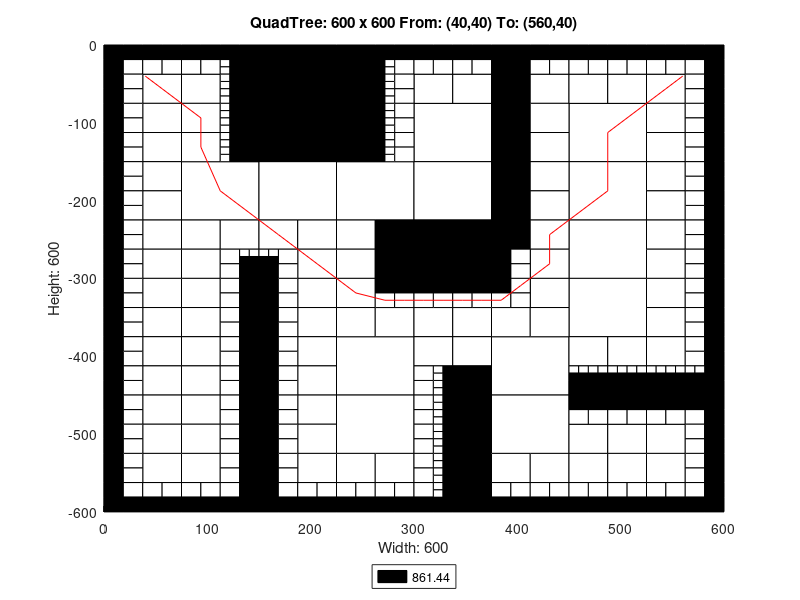

Here is the MATLAB script that generated this plot:
axis([0 600 -600 0]);
title('QuadTree: 600 x 600 From: (40,40) To: (560,40)');
xlabel('Width: 600');
ylabel('Height: 600');
rectangle('Position',[150 -75 75 75], 'FaceColor',[0 0 0]);
rectangle('Position',[150 -150 75 75], 'FaceColor',[0 0 0]);
rectangle('Position',[75 -225 75 75], 'FaceColor',[1 1 1]);
rectangle('Position',[150 -225 75 75], 'FaceColor',[1 1 1]);
rectangle('Position',[225 -225 75 75], 'FaceColor',[1 1 1]);
rectangle('Position',[300 -150 75 75], 'FaceColor',[1 1 1]);
rectangle('Position',[450 -150 75 75], 'FaceColor',[1 1 1]);
rectangle('Position',[300 -225 75 75], 'FaceColor',[1 1 1]);
rectangle('Position',[300 -300 75 75], 'FaceColor',[0 0 0]);
rectangle('Position',[450 -225 75 75], 'FaceColor',[1 1 1]);
rectangle('Position',[450 -300 75 75], 'FaceColor',[1 1 1]);
rectangle('Position',[225 -450 75 75], 'FaceColor',[1 1 1]);
rectangle('Position',[225 -525 75 75], 'FaceColor',[1 1 1]);
rectangle('Position',[375 -450 75 75], 'FaceColor',[1 1 1]);
rectangle('Position',[450 -375 75 75], 'FaceColor',[1 1 1]);
rectangle('Position',[375 -525 75 75], 'FaceColor',[1 1 1]);
rectangle('Position',[37.5 -75 37.5 37.5], 'FaceColor',[1 1 1]);
rectangle('Position',[75 -75 37.5 37.5], 'FaceColor',[1 1 1]);
rectangle('Position',[37.5 -112.5 37.5 37.5], 'FaceColor',[1 1 1]);
rectangle('Position',[37.5 -150 37.5 37.5], 'FaceColor',[1 1 1]);
rectangle('Position',[75 -112.5 37.5 37.5], 'FaceColor',[1 1 1]);
rectangle('Position',[75 -150 37.5 37.5], 'FaceColor',[1 1 1]);
rectangle('Position',[225 -37.5 37.5 37.5], 'FaceColor',[0 0 0]);
rectangle('Position',[225 -75 37.5 37.5], 'FaceColor',[0 0 0]);
rectangle('Position',[225 -112.5 37.5 37.5], 'FaceColor',[0 0 0]);
rectangle('Position',[225 -150 37.5 37.5], 'FaceColor',[0 0 0]);
rectangle('Position',[37.5 -187.5 37.5 37.5], 'FaceColor',[1 1 1]);
rectangle('Position',[37.5 -225 37.5 37.5], 'FaceColor',[1 1 1]);
rectangle('Position',[37.5 -262.5 37.5 37.5], 'FaceColor',[1 1 1]);
rectangle('Position',[37.5 -300 37.5 37.5], 'FaceColor',[1 1 1]);
rectangle('Position',[75 -262.5 37.5 37.5], 'FaceColor',[1 1 1]);
rectangle('Position',[112.5 -262.5 37.5 37.5], 'FaceColor',[1 1 1]);
rectangle('Position',[75 -300 37.5 37.5], 'FaceColor',[1 1 1]);
rectangle('Position',[150 -262.5 37.5 37.5], 'FaceColor',[1 1 1]);
rectangle('Position',[187.5 -262.5 37.5 37.5], 'FaceColor',[1 1 1]);
rectangle('Position',[187.5 -300 37.5 37.5], 'FaceColor',[1 1 1]);
rectangle('Position',[225 -262.5 37.5 37.5], 'FaceColor',[1 1 1]);
rectangle('Position',[262.5 -262.5 37.5 37.5], 'FaceColor',[0 0 0]);
rectangle('Position',[225 -300 37.5 37.5], 'FaceColor',[1 1 1]);
rectangle('Position',[262.5 -300 37.5 37.5], 'FaceColor',[0 0 0]);
rectangle('Position',[300 -75 37.5 37.5], 'FaceColor',[1 1 1]);
rectangle('Position',[337.5 -75 37.5 37.5], 'FaceColor',[1 1 1]);
rectangle('Position',[375 -37.5 37.5 37.5], 'FaceColor',[0 0 0]);
rectangle('Position',[375 -75 37.5 37.5], 'FaceColor',[0 0 0]);
rectangle('Position',[412.5 -75 37.5 37.5], 'FaceColor',[1 1 1]);
rectangle('Position',[375 -112.5 37.5 37.5], 'FaceColor',[0 0 0]);
rectangle('Position',[412.5 -112.5 37.5 37.5], 'FaceColor',[1 1 1]);
rectangle('Position',[375 -150 37.5 37.5], 'FaceColor',[0 0 0]);
rectangle('Position',[412.5 -150 37.5 37.5], 'FaceColor',[1 1 1]);
rectangle('Position',[450 -75 37.5 37.5], 'FaceColor',[1 1 1]);
rectangle('Position',[487.5 -75 37.5 37.5], 'FaceColor',[1 1 1]);
rectangle('Position',[525 -75 37.5 37.5], 'FaceColor',[1 1 1]);
rectangle('Position',[525 -112.5 37.5 37.5], 'FaceColor',[1 1 1]);
rectangle('Position',[525 -150 37.5 37.5], 'FaceColor',[1 1 1]);
rectangle('Position',[375 -187.5 37.5 37.5], 'FaceColor',[0 0 0]);
rectangle('Position',[412.5 -187.5 37.5 37.5], 'FaceColor',[1 1 1]);
rectangle('Position',[375 -225 37.5 37.5], 'FaceColor',[0 0 0]);
rectangle('Position',[412.5 -225 37.5 37.5], 'FaceColor',[1 1 1]);
rectangle('Position',[375 -262.5 37.5 37.5], 'FaceColor',[0 0 0]);
rectangle('Position',[412.5 -262.5 37.5 37.5], 'FaceColor',[1 1 1]);
rectangle('Position',[412.5 -300 37.5 37.5], 'FaceColor',[1 1 1]);
rectangle('Position',[525 -187.5 37.5 37.5], 'FaceColor',[1 1 1]);
rectangle('Position',[525 -225 37.5 37.5], 'FaceColor',[1 1 1]);
rectangle('Position',[525 -262.5 37.5 37.5], 'FaceColor',[1 1 1]);
rectangle('Position',[525 -300 37.5 37.5], 'FaceColor',[1 1 1]);
rectangle('Position',[37.5 -337.5 37.5 37.5], 'FaceColor',[1 1 1]);
rectangle('Position',[37.5 -375 37.5 37.5], 'FaceColor',[1 1 1]);
rectangle('Position',[75 -337.5 37.5 37.5], 'FaceColor',[1 1 1]);
rectangle('Position',[75 -375 37.5 37.5], 'FaceColor',[1 1 1]);
rectangle('Position',[37.5 -412.5 37.5 37.5], 'FaceColor',[1 1 1]);
rectangle('Position',[37.5 -450 37.5 37.5], 'FaceColor',[1 1 1]);
rectangle('Position',[75 -412.5 37.5 37.5], 'FaceColor',[1 1 1]);
rectangle('Position',[75 -450 37.5 37.5], 'FaceColor',[1 1 1]);
rectangle('Position',[187.5 -337.5 37.5 37.5], 'FaceColor',[1 1 1]);
rectangle('Position',[187.5 -375 37.5 37.5], 'FaceColor',[1 1 1]);
rectangle('Position',[225 -337.5 37.5 37.5], 'FaceColor',[1 1 1]);
rectangle('Position',[225 -375 37.5 37.5], 'FaceColor',[1 1 1]);
rectangle('Position',[262.5 -375 37.5 37.5], 'FaceColor',[1 1 1]);
rectangle('Position',[187.5 -412.5 37.5 37.5], 'FaceColor',[1 1 1]);
rectangle('Position',[187.5 -450 37.5 37.5], 'FaceColor',[1 1 1]);
rectangle('Position',[37.5 -487.5 37.5 37.5], 'FaceColor',[1 1 1]);
rectangle('Position',[37.5 -525 37.5 37.5], 'FaceColor',[1 1 1]);
rectangle('Position',[75 -487.5 37.5 37.5], 'FaceColor',[1 1 1]);
rectangle('Position',[75 -525 37.5 37.5], 'FaceColor',[1 1 1]);
rectangle('Position',[37.5 -562.5 37.5 37.5], 'FaceColor',[1 1 1]);
rectangle('Position',[75 -562.5 37.5 37.5], 'FaceColor',[1 1 1]);
rectangle('Position',[187.5 -487.5 37.5 37.5], 'FaceColor',[1 1 1]);
rectangle('Position',[187.5 -525 37.5 37.5], 'FaceColor',[1 1 1]);
rectangle('Position',[187.5 -562.5 37.5 37.5], 'FaceColor',[1 1 1]);
rectangle('Position',[225 -562.5 37.5 37.5], 'FaceColor',[1 1 1]);
rectangle('Position',[262.5 -562.5 37.5 37.5], 'FaceColor',[1 1 1]);
rectangle('Position',[300 -375 37.5 37.5], 'FaceColor',[1 1 1]);
rectangle('Position',[337.5 -375 37.5 37.5], 'FaceColor',[1 1 1]);
rectangle('Position',[412.5 -337.5 37.5 37.5], 'FaceColor',[1 1 1]);
rectangle('Position',[375 -375 37.5 37.5], 'FaceColor',[1 1 1]);
rectangle('Position',[412.5 -375 37.5 37.5], 'FaceColor',[1 1 1]);
rectangle('Position',[300 -412.5 37.5 37.5], 'FaceColor',[1 1 1]);
rectangle('Position',[337.5 -412.5 37.5 37.5], 'FaceColor',[1 1 1]);
rectangle('Position',[337.5 -450 37.5 37.5], 'FaceColor',[0 0 0]);
rectangle('Position',[525 -337.5 37.5 37.5], 'FaceColor',[1 1 1]);
rectangle('Position',[525 -375 37.5 37.5], 'FaceColor',[1 1 1]);
rectangle('Position',[450 -412.5 37.5 37.5], 'FaceColor',[1 1 1]);
rectangle('Position',[487.5 -412.5 37.5 37.5], 'FaceColor',[1 1 1]);
rectangle('Position',[525 -412.5 37.5 37.5], 'FaceColor',[1 1 1]);
rectangle('Position',[337.5 -487.5 37.5 37.5], 'FaceColor',[0 0 0]);
rectangle('Position',[337.5 -525 37.5 37.5], 'FaceColor',[0 0 0]);
rectangle('Position',[337.5 -562.5 37.5 37.5], 'FaceColor',[0 0 0]);
rectangle('Position',[337.5 -600 37.5 37.5], 'FaceColor',[0 0 0]);
rectangle('Position',[375 -562.5 37.5 37.5], 'FaceColor',[1 1 1]);
rectangle('Position',[412.5 -562.5 37.5 37.5], 'FaceColor',[1 1 1]);
rectangle('Position',[450 -525 37.5 37.5], 'FaceColor',[1 1 1]);
rectangle('Position',[487.5 -525 37.5 37.5], 'FaceColor',[1 1 1]);
rectangle('Position',[525 -525 37.5 37.5], 'FaceColor',[1 1 1]);
rectangle('Position',[450 -562.5 37.5 37.5], 'FaceColor',[1 1 1]);
rectangle('Position',[487.5 -562.5 37.5 37.5], 'FaceColor',[1 1 1]);
rectangle('Position',[525 -562.5 37.5 37.5], 'FaceColor',[1 1 1]);
rectangle('Position',[0 -18.75 18.75 18.75], 'FaceColor',[0 0 0]);
rectangle('Position',[18.75 -18.75 18.75 18.75], 'FaceColor',[0 0 0]);
rectangle('Position',[0 -37.5 18.75 18.75], 'FaceColor',[0 0 0]);
rectangle('Position',[18.75 -37.5 18.75 18.75], 'FaceColor',[1 1 1]);
rectangle('Position',[37.5 -18.75 18.75 18.75], 'FaceColor',[0 0 0]);
rectangle('Position',[56.25 -18.75 18.75 18.75], 'FaceColor',[0 0 0]);
rectangle('Position',[37.5 -37.5 18.75 18.75], 'FaceColor',[1 1 1]);
rectangle('Position',[56.25 -37.5 18.75 18.75], 'FaceColor',[1 1 1]);
rectangle('Position',[0 -56.25 18.75 18.75], 'FaceColor',[0 0 0]);
rectangle('Position',[18.75 -56.25 18.75 18.75], 'FaceColor',[1 1 1]);
rectangle('Position',[0 -75 18.75 18.75], 'FaceColor',[0 0 0]);
rectangle('Position',[18.75 -75 18.75 18.75], 'FaceColor',[1 1 1]);
rectangle('Position',[75 -18.75 18.75 18.75], 'FaceColor',[0 0 0]);
rectangle('Position',[93.75 -18.75 18.75 18.75], 'FaceColor',[0 0 0]);
rectangle('Position',[75 -37.5 18.75 18.75], 'FaceColor',[1 1 1]);
rectangle('Position',[93.75 -37.5 18.75 18.75], 'FaceColor',[1 1 1]);
rectangle('Position',[112.5 -18.75 18.75 18.75], 'FaceColor',[0 0 0]);
rectangle('Position',[131.25 -18.75 18.75 18.75], 'FaceColor',[0 0 0]);
rectangle('Position',[131.25 -37.5 18.75 18.75], 'FaceColor',[0 0 0]);
rectangle('Position',[131.25 -56.25 18.75 18.75], 'FaceColor',[0 0 0]);
rectangle('Position',[131.25 -75 18.75 18.75], 'FaceColor',[0 0 0]);
rectangle('Position',[0 -93.75 18.75 18.75], 'FaceColor',[0 0 0]);
rectangle('Position',[18.75 -93.75 18.75 18.75], 'FaceColor',[1 1 1]);
rectangle('Position',[0 -112.5 18.75 18.75], 'FaceColor',[0 0 0]);
rectangle('Position',[18.75 -112.5 18.75 18.75], 'FaceColor',[1 1 1]);
rectangle('Position',[0 -131.25 18.75 18.75], 'FaceColor',[0 0 0]);
rectangle('Position',[18.75 -131.25 18.75 18.75], 'FaceColor',[1 1 1]);
rectangle('Position',[0 -150 18.75 18.75], 'FaceColor',[0 0 0]);
rectangle('Position',[18.75 -150 18.75 18.75], 'FaceColor',[1 1 1]);
rectangle('Position',[131.25 -93.75 18.75 18.75], 'FaceColor',[0 0 0]);
rectangle('Position',[131.25 -112.5 18.75 18.75], 'FaceColor',[0 0 0]);
rectangle('Position',[131.25 -131.25 18.75 18.75], 'FaceColor',[0 0 0]);
rectangle('Position',[131.25 -150 18.75 18.75], 'FaceColor',[0 0 0]);
rectangle('Position',[262.5 -18.75 18.75 18.75], 'FaceColor',[0 0 0]);
rectangle('Position',[281.25 -18.75 18.75 18.75], 'FaceColor',[0 0 0]);
rectangle('Position',[281.25 -37.5 18.75 18.75], 'FaceColor',[1 1 1]);
rectangle('Position',[281.25 -56.25 18.75 18.75], 'FaceColor',[1 1 1]);
rectangle('Position',[281.25 -75 18.75 18.75], 'FaceColor',[1 1 1]);
rectangle('Position',[281.25 -93.75 18.75 18.75], 'FaceColor',[1 1 1]);
rectangle('Position',[281.25 -112.5 18.75 18.75], 'FaceColor',[1 1 1]);
rectangle('Position',[281.25 -131.25 18.75 18.75], 'FaceColor',[1 1 1]);
rectangle('Position',[281.25 -150 18.75 18.75], 'FaceColor',[1 1 1]);
rectangle('Position',[0 -168.75 18.75 18.75], 'FaceColor',[0 0 0]);
rectangle('Position',[18.75 -168.75 18.75 18.75], 'FaceColor',[1 1 1]);
rectangle('Position',[0 -187.5 18.75 18.75], 'FaceColor',[0 0 0]);
rectangle('Position',[18.75 -187.5 18.75 18.75], 'FaceColor',[1 1 1]);
rectangle('Position',[0 -206.25 18.75 18.75], 'FaceColor',[0 0 0]);
rectangle('Position',[18.75 -206.25 18.75 18.75], 'FaceColor',[1 1 1]);
rectangle('Position',[0 -225 18.75 18.75], 'FaceColor',[0 0 0]);
rectangle('Position',[18.75 -225 18.75 18.75], 'FaceColor',[1 1 1]);
rectangle('Position',[0 -243.75 18.75 18.75], 'FaceColor',[0 0 0]);
rectangle('Position',[18.75 -243.75 18.75 18.75], 'FaceColor',[1 1 1]);
rectangle('Position',[0 -262.5 18.75 18.75], 'FaceColor',[0 0 0]);
rectangle('Position',[18.75 -262.5 18.75 18.75], 'FaceColor',[1 1 1]);
rectangle('Position',[0 -281.25 18.75 18.75], 'FaceColor',[0 0 0]);
rectangle('Position',[18.75 -281.25 18.75 18.75], 'FaceColor',[1 1 1]);
rectangle('Position',[0 -300 18.75 18.75], 'FaceColor',[0 0 0]);
rectangle('Position',[18.75 -300 18.75 18.75], 'FaceColor',[1 1 1]);
rectangle('Position',[112.5 -281.25 18.75 18.75], 'FaceColor',[1 1 1]);
rectangle('Position',[112.5 -300 18.75 18.75], 'FaceColor',[1 1 1]);
rectangle('Position',[131.25 -300 18.75 18.75], 'FaceColor',[0 0 0]);
rectangle('Position',[168.75 -281.25 18.75 18.75], 'FaceColor',[1 1 1]);
rectangle('Position',[150 -300 18.75 18.75], 'FaceColor',[0 0 0]);
rectangle('Position',[168.75 -300 18.75 18.75], 'FaceColor',[1 1 1]);
rectangle('Position',[300 -18.75 18.75 18.75], 'FaceColor',[0 0 0]);
rectangle('Position',[318.75 -18.75 18.75 18.75], 'FaceColor',[0 0 0]);
rectangle('Position',[300 -37.5 18.75 18.75], 'FaceColor',[1 1 1]);
rectangle('Position',[318.75 -37.5 18.75 18.75], 'FaceColor',[1 1 1]);
rectangle('Position',[337.5 -18.75 18.75 18.75], 'FaceColor',[0 0 0]);
rectangle('Position',[356.25 -18.75 18.75 18.75], 'FaceColor',[0 0 0]);
rectangle('Position',[337.5 -37.5 18.75 18.75], 'FaceColor',[1 1 1]);
rectangle('Position',[356.25 -37.5 18.75 18.75], 'FaceColor',[1 1 1]);
rectangle('Position',[412.5 -18.75 18.75 18.75], 'FaceColor',[0 0 0]);
rectangle('Position',[431.25 -18.75 18.75 18.75], 'FaceColor',[0 0 0]);
rectangle('Position',[412.5 -37.5 18.75 18.75], 'FaceColor',[1 1 1]);
rectangle('Position',[431.25 -37.5 18.75 18.75], 'FaceColor',[1 1 1]);
rectangle('Position',[450 -18.75 18.75 18.75], 'FaceColor',[0 0 0]);
rectangle('Position',[468.75 -18.75 18.75 18.75], 'FaceColor',[0 0 0]);
rectangle('Position',[450 -37.5 18.75 18.75], 'FaceColor',[1 1 1]);
rectangle('Position',[468.75 -37.5 18.75 18.75], 'FaceColor',[1 1 1]);
rectangle('Position',[487.5 -18.75 18.75 18.75], 'FaceColor',[0 0 0]);
rectangle('Position',[506.25 -18.75 18.75 18.75], 'FaceColor',[0 0 0]);
rectangle('Position',[487.5 -37.5 18.75 18.75], 'FaceColor',[1 1 1]);
rectangle('Position',[506.25 -37.5 18.75 18.75], 'FaceColor',[1 1 1]);
rectangle('Position',[525 -18.75 18.75 18.75], 'FaceColor',[0 0 0]);
rectangle('Position',[543.75 -18.75 18.75 18.75], 'FaceColor',[0 0 0]);
rectangle('Position',[525 -37.5 18.75 18.75], 'FaceColor',[1 1 1]);
rectangle('Position',[543.75 -37.5 18.75 18.75], 'FaceColor',[1 1 1]);
rectangle('Position',[562.5 -18.75 18.75 18.75], 'FaceColor',[0 0 0]);
rectangle('Position',[581.25 -18.75 18.75 18.75], 'FaceColor',[0 0 0]);
rectangle('Position',[562.5 -37.5 18.75 18.75], 'FaceColor',[1 1 1]);
rectangle('Position',[581.25 -37.5 18.75 18.75], 'FaceColor',[0 0 0]);
rectangle('Position',[562.5 -56.25 18.75 18.75], 'FaceColor',[1 1 1]);
rectangle('Position',[581.25 -56.25 18.75 18.75], 'FaceColor',[0 0 0]);
rectangle('Position',[562.5 -75 18.75 18.75], 'FaceColor',[1 1 1]);
rectangle('Position',[581.25 -75 18.75 18.75], 'FaceColor',[0 0 0]);
rectangle('Position',[562.5 -93.75 18.75 18.75], 'FaceColor',[1 1 1]);
rectangle('Position',[581.25 -93.75 18.75 18.75], 'FaceColor',[0 0 0]);
rectangle('Position',[562.5 -112.5 18.75 18.75], 'FaceColor',[1 1 1]);
rectangle('Position',[581.25 -112.5 18.75 18.75], 'FaceColor',[0 0 0]);
rectangle('Position',[562.5 -131.25 18.75 18.75], 'FaceColor',[1 1 1]);
rectangle('Position',[581.25 -131.25 18.75 18.75], 'FaceColor',[0 0 0]);
rectangle('Position',[562.5 -150 18.75 18.75], 'FaceColor',[1 1 1]);
rectangle('Position',[581.25 -150 18.75 18.75], 'FaceColor',[0 0 0]);
rectangle('Position',[375 -281.25 18.75 18.75], 'FaceColor',[0 0 0]);
rectangle('Position',[393.75 -281.25 18.75 18.75], 'FaceColor',[1 1 1]);
rectangle('Position',[375 -300 18.75 18.75], 'FaceColor',[0 0 0]);
rectangle('Position',[393.75 -300 18.75 18.75], 'FaceColor',[1 1 1]);
rectangle('Position',[562.5 -168.75 18.75 18.75], 'FaceColor',[1 1 1]);
rectangle('Position',[581.25 -168.75 18.75 18.75], 'FaceColor',[0 0 0]);
rectangle('Position',[562.5 -187.5 18.75 18.75], 'FaceColor',[1 1 1]);
rectangle('Position',[581.25 -187.5 18.75 18.75], 'FaceColor',[0 0 0]);
rectangle('Position',[562.5 -206.25 18.75 18.75], 'FaceColor',[1 1 1]);
rectangle('Position',[581.25 -206.25 18.75 18.75], 'FaceColor',[0 0 0]);
rectangle('Position',[562.5 -225 18.75 18.75], 'FaceColor',[1 1 1]);
rectangle('Position',[581.25 -225 18.75 18.75], 'FaceColor',[0 0 0]);
rectangle('Position',[562.5 -243.75 18.75 18.75], 'FaceColor',[1 1 1]);
rectangle('Position',[581.25 -243.75 18.75 18.75], 'FaceColor',[0 0 0]);
rectangle('Position',[562.5 -262.5 18.75 18.75], 'FaceColor',[1 1 1]);
rectangle('Position',[581.25 -262.5 18.75 18.75], 'FaceColor',[0 0 0]);
rectangle('Position',[562.5 -281.25 18.75 18.75], 'FaceColor',[1 1 1]);
rectangle('Position',[581.25 -281.25 18.75 18.75], 'FaceColor',[0 0 0]);
rectangle('Position',[562.5 -300 18.75 18.75], 'FaceColor',[1 1 1]);
rectangle('Position',[581.25 -300 18.75 18.75], 'FaceColor',[0 0 0]);
rectangle('Position',[0 -318.75 18.75 18.75], 'FaceColor',[0 0 0]);
rectangle('Position',[18.75 -318.75 18.75 18.75], 'FaceColor',[1 1 1]);
rectangle('Position',[0 -337.5 18.75 18.75], 'FaceColor',[0 0 0]);
rectangle('Position',[18.75 -337.5 18.75 18.75], 'FaceColor',[1 1 1]);
rectangle('Position',[0 -356.25 18.75 18.75], 'FaceColor',[0 0 0]);
rectangle('Position',[18.75 -356.25 18.75 18.75], 'FaceColor',[1 1 1]);
rectangle('Position',[0 -375 18.75 18.75], 'FaceColor',[0 0 0]);
rectangle('Position',[18.75 -375 18.75 18.75], 'FaceColor',[1 1 1]);
rectangle('Position',[112.5 -318.75 18.75 18.75], 'FaceColor',[1 1 1]);
rectangle('Position',[131.25 -318.75 18.75 18.75], 'FaceColor',[0 0 0]);
rectangle('Position',[112.5 -337.5 18.75 18.75], 'FaceColor',[1 1 1]);
rectangle('Position',[131.25 -337.5 18.75 18.75], 'FaceColor',[0 0 0]);
rectangle('Position',[112.5 -356.25 18.75 18.75], 'FaceColor',[1 1 1]);
rectangle('Position',[131.25 -356.25 18.75 18.75], 'FaceColor',[0 0 0]);
rectangle('Position',[112.5 -375 18.75 18.75], 'FaceColor',[1 1 1]);
rectangle('Position',[131.25 -375 18.75 18.75], 'FaceColor',[0 0 0]);
rectangle('Position',[0 -393.75 18.75 18.75], 'FaceColor',[0 0 0]);
rectangle('Position',[18.75 -393.75 18.75 18.75], 'FaceColor',[1 1 1]);
rectangle('Position',[0 -412.5 18.75 18.75], 'FaceColor',[0 0 0]);
rectangle('Position',[18.75 -412.5 18.75 18.75], 'FaceColor',[1 1 1]);
rectangle('Position',[0 -431.25 18.75 18.75], 'FaceColor',[0 0 0]);
rectangle('Position',[18.75 -431.25 18.75 18.75], 'FaceColor',[1 1 1]);
rectangle('Position',[0 -450 18.75 18.75], 'FaceColor',[0 0 0]);
rectangle('Position',[18.75 -450 18.75 18.75], 'FaceColor',[1 1 1]);
rectangle('Position',[112.5 -393.75 18.75 18.75], 'FaceColor',[1 1 1]);
rectangle('Position',[131.25 -393.75 18.75 18.75], 'FaceColor',[0 0 0]);
rectangle('Position',[112.5 -412.5 18.75 18.75], 'FaceColor',[1 1 1]);
rectangle('Position',[131.25 -412.5 18.75 18.75], 'FaceColor',[0 0 0]);
rectangle('Position',[112.5 -431.25 18.75 18.75], 'FaceColor',[1 1 1]);
rectangle('Position',[131.25 -431.25 18.75 18.75], 'FaceColor',[0 0 0]);
rectangle('Position',[112.5 -450 18.75 18.75], 'FaceColor',[1 1 1]);
rectangle('Position',[131.25 -450 18.75 18.75], 'FaceColor',[0 0 0]);
rectangle('Position',[150 -318.75 18.75 18.75], 'FaceColor',[0 0 0]);
rectangle('Position',[168.75 -318.75 18.75 18.75], 'FaceColor',[1 1 1]);
rectangle('Position',[150 -337.5 18.75 18.75], 'FaceColor',[0 0 0]);
rectangle('Position',[168.75 -337.5 18.75 18.75], 'FaceColor',[1 1 1]);
rectangle('Position',[150 -356.25 18.75 18.75], 'FaceColor',[0 0 0]);
rectangle('Position',[168.75 -356.25 18.75 18.75], 'FaceColor',[1 1 1]);
rectangle('Position',[150 -375 18.75 18.75], 'FaceColor',[0 0 0]);
rectangle('Position',[168.75 -375 18.75 18.75], 'FaceColor',[1 1 1]);
rectangle('Position',[262.5 -318.75 18.75 18.75], 'FaceColor',[0 0 0]);
rectangle('Position',[281.25 -318.75 18.75 18.75], 'FaceColor',[0 0 0]);
rectangle('Position',[262.5 -337.5 18.75 18.75], 'FaceColor',[1 1 1]);
rectangle('Position',[281.25 -337.5 18.75 18.75], 'FaceColor',[1 1 1]);
rectangle('Position',[150 -393.75 18.75 18.75], 'FaceColor',[0 0 0]);
rectangle('Position',[168.75 -393.75 18.75 18.75], 'FaceColor',[1 1 1]);
rectangle('Position',[150 -412.5 18.75 18.75], 'FaceColor',[0 0 0]);
rectangle('Position',[168.75 -412.5 18.75 18.75], 'FaceColor',[1 1 1]);
rectangle('Position',[150 -431.25 18.75 18.75], 'FaceColor',[0 0 0]);
rectangle('Position',[168.75 -431.25 18.75 18.75], 'FaceColor',[1 1 1]);
rectangle('Position',[150 -450 18.75 18.75], 'FaceColor',[0 0 0]);
rectangle('Position',[168.75 -450 18.75 18.75], 'FaceColor',[1 1 1]);
rectangle('Position',[0 -468.75 18.75 18.75], 'FaceColor',[0 0 0]);
rectangle('Position',[18.75 -468.75 18.75 18.75], 'FaceColor',[1 1 1]);
rectangle('Position',[0 -487.5 18.75 18.75], 'FaceColor',[0 0 0]);
rectangle('Position',[18.75 -487.5 18.75 18.75], 'FaceColor',[1 1 1]);
rectangle('Position',[0 -506.25 18.75 18.75], 'FaceColor',[0 0 0]);
rectangle('Position',[18.75 -506.25 18.75 18.75], 'FaceColor',[1 1 1]);
rectangle('Position',[0 -525 18.75 18.75], 'FaceColor',[0 0 0]);
rectangle('Position',[18.75 -525 18.75 18.75], 'FaceColor',[1 1 1]);
rectangle('Position',[112.5 -468.75 18.75 18.75], 'FaceColor',[1 1 1]);
rectangle('Position',[131.25 -468.75 18.75 18.75], 'FaceColor',[0 0 0]);
rectangle('Position',[112.5 -487.5 18.75 18.75], 'FaceColor',[1 1 1]);
rectangle('Position',[131.25 -487.5 18.75 18.75], 'FaceColor',[0 0 0]);
rectangle('Position',[112.5 -506.25 18.75 18.75], 'FaceColor',[1 1 1]);
rectangle('Position',[131.25 -506.25 18.75 18.75], 'FaceColor',[0 0 0]);
rectangle('Position',[112.5 -525 18.75 18.75], 'FaceColor',[1 1 1]);
rectangle('Position',[131.25 -525 18.75 18.75], 'FaceColor',[0 0 0]);
rectangle('Position',[0 -543.75 18.75 18.75], 'FaceColor',[0 0 0]);
rectangle('Position',[18.75 -543.75 18.75 18.75], 'FaceColor',[1 1 1]);
rectangle('Position',[0 -562.5 18.75 18.75], 'FaceColor',[0 0 0]);
rectangle('Position',[18.75 -562.5 18.75 18.75], 'FaceColor',[1 1 1]);
rectangle('Position',[0 -581.25 18.75 18.75], 'FaceColor',[0 0 0]);
rectangle('Position',[18.75 -581.25 18.75 18.75], 'FaceColor',[1 1 1]);
rectangle('Position',[0 -600 18.75 18.75], 'FaceColor',[0 0 0]);
rectangle('Position',[18.75 -600 18.75 18.75], 'FaceColor',[0 0 0]);
rectangle('Position',[37.5 -581.25 18.75 18.75], 'FaceColor',[1 1 1]);
rectangle('Position',[56.25 -581.25 18.75 18.75], 'FaceColor',[1 1 1]);
rectangle('Position',[37.5 -600 18.75 18.75], 'FaceColor',[0 0 0]);
rectangle('Position',[56.25 -600 18.75 18.75], 'FaceColor',[0 0 0]);
rectangle('Position',[112.5 -543.75 18.75 18.75], 'FaceColor',[1 1 1]);
rectangle('Position',[131.25 -543.75 18.75 18.75], 'FaceColor',[0 0 0]);
rectangle('Position',[112.5 -562.5 18.75 18.75], 'FaceColor',[1 1 1]);
rectangle('Position',[131.25 -562.5 18.75 18.75], 'FaceColor',[0 0 0]);
rectangle('Position',[75 -581.25 18.75 18.75], 'FaceColor',[1 1 1]);
rectangle('Position',[93.75 -581.25 18.75 18.75], 'FaceColor',[1 1 1]);
rectangle('Position',[75 -600 18.75 18.75], 'FaceColor',[0 0 0]);
rectangle('Position',[93.75 -600 18.75 18.75], 'FaceColor',[0 0 0]);
rectangle('Position',[112.5 -581.25 18.75 18.75], 'FaceColor',[1 1 1]);
rectangle('Position',[131.25 -581.25 18.75 18.75], 'FaceColor',[0 0 0]);
rectangle('Position',[112.5 -600 18.75 18.75], 'FaceColor',[0 0 0]);
rectangle('Position',[131.25 -600 18.75 18.75], 'FaceColor',[0 0 0]);
rectangle('Position',[150 -468.75 18.75 18.75], 'FaceColor',[0 0 0]);
rectangle('Position',[168.75 -468.75 18.75 18.75], 'FaceColor',[1 1 1]);
rectangle('Position',[150 -487.5 18.75 18.75], 'FaceColor',[0 0 0]);
rectangle('Position',[168.75 -487.5 18.75 18.75], 'FaceColor',[1 1 1]);
rectangle('Position',[150 -506.25 18.75 18.75], 'FaceColor',[0 0 0]);
rectangle('Position',[168.75 -506.25 18.75 18.75], 'FaceColor',[1 1 1]);
rectangle('Position',[150 -525 18.75 18.75], 'FaceColor',[0 0 0]);
rectangle('Position',[168.75 -525 18.75 18.75], 'FaceColor',[1 1 1]);
rectangle('Position',[150 -543.75 18.75 18.75], 'FaceColor',[0 0 0]);
rectangle('Position',[168.75 -543.75 18.75 18.75], 'FaceColor',[1 1 1]);
rectangle('Position',[150 -562.5 18.75 18.75], 'FaceColor',[0 0 0]);
rectangle('Position',[168.75 -562.5 18.75 18.75], 'FaceColor',[1 1 1]);
rectangle('Position',[150 -581.25 18.75 18.75], 'FaceColor',[0 0 0]);
rectangle('Position',[168.75 -581.25 18.75 18.75], 'FaceColor',[1 1 1]);
rectangle('Position',[150 -600 18.75 18.75], 'FaceColor',[0 0 0]);
rectangle('Position',[168.75 -600 18.75 18.75], 'FaceColor',[0 0 0]);
rectangle('Position',[187.5 -581.25 18.75 18.75], 'FaceColor',[1 1 1]);
rectangle('Position',[206.25 -581.25 18.75 18.75], 'FaceColor',[1 1 1]);
rectangle('Position',[187.5 -600 18.75 18.75], 'FaceColor',[0 0 0]);
rectangle('Position',[206.25 -600 18.75 18.75], 'FaceColor',[0 0 0]);
rectangle('Position',[225 -581.25 18.75 18.75], 'FaceColor',[1 1 1]);
rectangle('Position',[243.75 -581.25 18.75 18.75], 'FaceColor',[1 1 1]);
rectangle('Position',[225 -600 18.75 18.75], 'FaceColor',[0 0 0]);
rectangle('Position',[243.75 -600 18.75 18.75], 'FaceColor',[0 0 0]);
rectangle('Position',[262.5 -581.25 18.75 18.75], 'FaceColor',[1 1 1]);
rectangle('Position',[281.25 -581.25 18.75 18.75], 'FaceColor',[1 1 1]);
rectangle('Position',[262.5 -600 18.75 18.75], 'FaceColor',[0 0 0]);
rectangle('Position',[281.25 -600 18.75 18.75], 'FaceColor',[0 0 0]);
rectangle('Position',[300 -318.75 18.75 18.75], 'FaceColor',[0 0 0]);
rectangle('Position',[318.75 -318.75 18.75 18.75], 'FaceColor',[0 0 0]);
rectangle('Position',[300 -337.5 18.75 18.75], 'FaceColor',[1 1 1]);
rectangle('Position',[318.75 -337.5 18.75 18.75], 'FaceColor',[1 1 1]);
rectangle('Position',[337.5 -318.75 18.75 18.75], 'FaceColor',[0 0 0]);
rectangle('Position',[356.25 -318.75 18.75 18.75], 'FaceColor',[0 0 0]);
rectangle('Position',[337.5 -337.5 18.75 18.75], 'FaceColor',[1 1 1]);
rectangle('Position',[356.25 -337.5 18.75 18.75], 'FaceColor',[1 1 1]);
rectangle('Position',[375 -318.75 18.75 18.75], 'FaceColor',[0 0 0]);
rectangle('Position',[393.75 -318.75 18.75 18.75], 'FaceColor',[1 1 1]);
rectangle('Position',[375 -337.5 18.75 18.75], 'FaceColor',[1 1 1]);
rectangle('Position',[393.75 -337.5 18.75 18.75], 'FaceColor',[1 1 1]);
rectangle('Position',[300 -431.25 18.75 18.75], 'FaceColor',[1 1 1]);
rectangle('Position',[300 -450 18.75 18.75], 'FaceColor',[1 1 1]);
rectangle('Position',[562.5 -318.75 18.75 18.75], 'FaceColor',[1 1 1]);
rectangle('Position',[581.25 -318.75 18.75 18.75], 'FaceColor',[0 0 0]);
rectangle('Position',[562.5 -337.5 18.75 18.75], 'FaceColor',[1 1 1]);
rectangle('Position',[581.25 -337.5 18.75 18.75], 'FaceColor',[0 0 0]);
rectangle('Position',[562.5 -356.25 18.75 18.75], 'FaceColor',[1 1 1]);
rectangle('Position',[581.25 -356.25 18.75 18.75], 'FaceColor',[0 0 0]);
rectangle('Position',[562.5 -375 18.75 18.75], 'FaceColor',[1 1 1]);
rectangle('Position',[581.25 -375 18.75 18.75], 'FaceColor',[0 0 0]);
rectangle('Position',[450 -450 18.75 18.75], 'FaceColor',[0 0 0]);
rectangle('Position',[468.75 -450 18.75 18.75], 'FaceColor',[0 0 0]);
rectangle('Position',[487.5 -450 18.75 18.75], 'FaceColor',[0 0 0]);
rectangle('Position',[506.25 -450 18.75 18.75], 'FaceColor',[0 0 0]);
rectangle('Position',[562.5 -393.75 18.75 18.75], 'FaceColor',[1 1 1]);
rectangle('Position',[581.25 -393.75 18.75 18.75], 'FaceColor',[0 0 0]);
rectangle('Position',[562.5 -412.5 18.75 18.75], 'FaceColor',[1 1 1]);
rectangle('Position',[581.25 -412.5 18.75 18.75], 'FaceColor',[0 0 0]);
rectangle('Position',[525 -450 18.75 18.75], 'FaceColor',[0 0 0]);
rectangle('Position',[543.75 -450 18.75 18.75], 'FaceColor',[0 0 0]);
rectangle('Position',[581.25 -431.25 18.75 18.75], 'FaceColor',[0 0 0]);
rectangle('Position',[562.5 -450 18.75 18.75], 'FaceColor',[0 0 0]);
rectangle('Position',[581.25 -450 18.75 18.75], 'FaceColor',[0 0 0]);
rectangle('Position',[300 -468.75 18.75 18.75], 'FaceColor',[1 1 1]);
rectangle('Position',[300 -487.5 18.75 18.75], 'FaceColor',[1 1 1]);
rectangle('Position',[300 -506.25 18.75 18.75], 'FaceColor',[1 1 1]);
rectangle('Position',[300 -525 18.75 18.75], 'FaceColor',[1 1 1]);
rectangle('Position',[300 -543.75 18.75 18.75], 'FaceColor',[1 1 1]);
rectangle('Position',[300 -562.5 18.75 18.75], 'FaceColor',[1 1 1]);
rectangle('Position',[300 -581.25 18.75 18.75], 'FaceColor',[1 1 1]);
rectangle('Position',[300 -600 18.75 18.75], 'FaceColor',[0 0 0]);
rectangle('Position',[318.75 -600 18.75 18.75], 'FaceColor',[0 0 0]);
rectangle('Position',[375 -581.25 18.75 18.75], 'FaceColor',[1 1 1]);
rectangle('Position',[393.75 -581.25 18.75 18.75], 'FaceColor',[1 1 1]);
rectangle('Position',[375 -600 18.75 18.75], 'FaceColor',[0 0 0]);
rectangle('Position',[393.75 -600 18.75 18.75], 'FaceColor',[0 0 0]);
rectangle('Position',[412.5 -581.25 18.75 18.75], 'FaceColor',[1 1 1]);
rectangle('Position',[431.25 -581.25 18.75 18.75], 'FaceColor',[1 1 1]);
rectangle('Position',[412.5 -600 18.75 18.75], 'FaceColor',[0 0 0]);
rectangle('Position',[431.25 -600 18.75 18.75], 'FaceColor',[0 0 0]);
rectangle('Position',[450 -468.75 18.75 18.75], 'FaceColor',[0 0 0]);
rectangle('Position',[468.75 -468.75 18.75 18.75], 'FaceColor',[0 0 0]);
rectangle('Position',[450 -487.5 18.75 18.75], 'FaceColor',[1 1 1]);
rectangle('Position',[468.75 -487.5 18.75 18.75], 'FaceColor',[1 1 1]);
rectangle('Position',[487.5 -468.75 18.75 18.75], 'FaceColor',[0 0 0]);
rectangle('Position',[506.25 -468.75 18.75 18.75], 'FaceColor',[0 0 0]);
rectangle('Position',[487.5 -487.5 18.75 18.75], 'FaceColor',[1 1 1]);
rectangle('Position',[506.25 -487.5 18.75 18.75], 'FaceColor',[1 1 1]);
rectangle('Position',[525 -468.75 18.75 18.75], 'FaceColor',[0 0 0]);
rectangle('Position',[543.75 -468.75 18.75 18.75], 'FaceColor',[0 0 0]);
rectangle('Position',[525 -487.5 18.75 18.75], 'FaceColor',[1 1 1]);
rectangle('Position',[543.75 -487.5 18.75 18.75], 'FaceColor',[1 1 1]);
rectangle('Position',[562.5 -468.75 18.75 18.75], 'FaceColor',[0 0 0]);
rectangle('Position',[581.25 -468.75 18.75 18.75], 'FaceColor',[0 0 0]);
rectangle('Position',[562.5 -487.5 18.75 18.75], 'FaceColor',[1 1 1]);
rectangle('Position',[581.25 -487.5 18.75 18.75], 'FaceColor',[0 0 0]);
rectangle('Position',[562.5 -506.25 18.75 18.75], 'FaceColor',[1 1 1]);
rectangle('Position',[581.25 -506.25 18.75 18.75], 'FaceColor',[0 0 0]);
rectangle('Position',[562.5 -525 18.75 18.75], 'FaceColor',[1 1 1]);
rectangle('Position',[581.25 -525 18.75 18.75], 'FaceColor',[0 0 0]);
rectangle('Position',[450 -581.25 18.75 18.75], 'FaceColor',[1 1 1]);
rectangle('Position',[468.75 -581.25 18.75 18.75], 'FaceColor',[1 1 1]);
rectangle('Position',[450 -600 18.75 18.75], 'FaceColor',[0 0 0]);
rectangle('Position',[468.75 -600 18.75 18.75], 'FaceColor',[0 0 0]);
rectangle('Position',[487.5 -581.25 18.75 18.75], 'FaceColor',[1 1 1]);
rectangle('Position',[506.25 -581.25 18.75 18.75], 'FaceColor',[1 1 1]);
rectangle('Position',[487.5 -600 18.75 18.75], 'FaceColor',[0 0 0]);
rectangle('Position',[506.25 -600 18.75 18.75], 'FaceColor',[0 0 0]);
rectangle('Position',[562.5 -543.75 18.75 18.75], 'FaceColor',[1 1 1]);
rectangle('Position',[581.25 -543.75 18.75 18.75], 'FaceColor',[0 0 0]);
rectangle('Position',[562.5 -562.5 18.75 18.75], 'FaceColor',[1 1 1]);
rectangle('Position',[581.25 -562.5 18.75 18.75], 'FaceColor',[0 0 0]);
rectangle('Position',[525 -581.25 18.75 18.75], 'FaceColor',[1 1 1]);
rectangle('Position',[543.75 -581.25 18.75 18.75], 'FaceColor',[1 1 1]);
rectangle('Position',[525 -600 18.75 18.75], 'FaceColor',[0 0 0]);
rectangle('Position',[543.75 -600 18.75 18.75], 'FaceColor',[0 0 0]);
rectangle('Position',[562.5 -581.25 18.75 18.75], 'FaceColor',[1 1 1]);
rectangle('Position',[581.25 -581.25 18.75 18.75], 'FaceColor',[0 0 0]);
rectangle('Position',[562.5 -600 18.75 18.75], 'FaceColor',[0 0 0]);
rectangle('Position',[581.25 -600 18.75 18.75], 'FaceColor',[0 0 0]);
rectangle('Position',[112.5 -28.125 9.375 9.375], 'FaceColor',[1 1 1]);
rectangle('Position',[121.875 -28.125 9.375 9.375], 'FaceColor',[0 0 0]);
rectangle('Position',[112.5 -37.5 9.375 9.375], 'FaceColor',[1 1 1]);
rectangle('Position',[121.875 -37.5 9.375 9.375], 'FaceColor',[0 0 0]);
rectangle('Position',[112.5 -46.875 9.375 9.375], 'FaceColor',[1 1 1]);
rectangle('Position',[121.875 -46.875 9.375 9.375], 'FaceColor',[0 0 0]);
rectangle('Position',[112.5 -56.25 9.375 9.375], 'FaceColor',[1 1 1]);
rectangle('Position',[121.875 -56.25 9.375 9.375], 'FaceColor',[0 0 0]);
rectangle('Position',[112.5 -65.625 9.375 9.375], 'FaceColor',[1 1 1]);
rectangle('Position',[121.875 -65.625 9.375 9.375], 'FaceColor',[0 0 0]);
rectangle('Position',[112.5 -75 9.375 9.375], 'FaceColor',[1 1 1]);
rectangle('Position',[121.875 -75 9.375 9.375], 'FaceColor',[0 0 0]);
rectangle('Position',[112.5 -84.375 9.375 9.375], 'FaceColor',[1 1 1]);
rectangle('Position',[121.875 -84.375 9.375 9.375], 'FaceColor',[0 0 0]);
rectangle('Position',[112.5 -93.75 9.375 9.375], 'FaceColor',[1 1 1]);
rectangle('Position',[121.875 -93.75 9.375 9.375], 'FaceColor',[0 0 0]);
rectangle('Position',[112.5 -103.125 9.375 9.375], 'FaceColor',[1 1 1]);
rectangle('Position',[121.875 -103.125 9.375 9.375], 'FaceColor',[0 0 0]);
rectangle('Position',[112.5 -112.5 9.375 9.375], 'FaceColor',[1 1 1]);
rectangle('Position',[121.875 -112.5 9.375 9.375], 'FaceColor',[0 0 0]);
rectangle('Position',[112.5 -121.875 9.375 9.375], 'FaceColor',[1 1 1]);
rectangle('Position',[121.875 -121.875 9.375 9.375], 'FaceColor',[0 0 0]);
rectangle('Position',[112.5 -131.25 9.375 9.375], 'FaceColor',[1 1 1]);
rectangle('Position',[121.875 -131.25 9.375 9.375], 'FaceColor',[0 0 0]);
rectangle('Position',[112.5 -140.625 9.375 9.375], 'FaceColor',[1 1 1]);
rectangle('Position',[121.875 -140.625 9.375 9.375], 'FaceColor',[0 0 0]);
rectangle('Position',[112.5 -150 9.375 9.375], 'FaceColor',[1 1 1]);
rectangle('Position',[121.875 -150 9.375 9.375], 'FaceColor',[0 0 0]);
rectangle('Position',[262.5 -28.125 9.375 9.375], 'FaceColor',[0 0 0]);
rectangle('Position',[271.875 -28.125 9.375 9.375], 'FaceColor',[1 1 1]);
rectangle('Position',[262.5 -37.5 9.375 9.375], 'FaceColor',[0 0 0]);
rectangle('Position',[271.875 -37.5 9.375 9.375], 'FaceColor',[1 1 1]);
rectangle('Position',[262.5 -46.875 9.375 9.375], 'FaceColor',[0 0 0]);
rectangle('Position',[271.875 -46.875 9.375 9.375], 'FaceColor',[1 1 1]);
rectangle('Position',[262.5 -56.25 9.375 9.375], 'FaceColor',[0 0 0]);
rectangle('Position',[271.875 -56.25 9.375 9.375], 'FaceColor',[1 1 1]);
rectangle('Position',[262.5 -65.625 9.375 9.375], 'FaceColor',[0 0 0]);
rectangle('Position',[271.875 -65.625 9.375 9.375], 'FaceColor',[1 1 1]);
rectangle('Position',[262.5 -75 9.375 9.375], 'FaceColor',[0 0 0]);
rectangle('Position',[271.875 -75 9.375 9.375], 'FaceColor',[1 1 1]);
rectangle('Position',[262.5 -84.375 9.375 9.375], 'FaceColor',[0 0 0]);
rectangle('Position',[271.875 -84.375 9.375 9.375], 'FaceColor',[1 1 1]);
rectangle('Position',[262.5 -93.75 9.375 9.375], 'FaceColor',[0 0 0]);
rectangle('Position',[271.875 -93.75 9.375 9.375], 'FaceColor',[1 1 1]);
rectangle('Position',[262.5 -103.125 9.375 9.375], 'FaceColor',[0 0 0]);
rectangle('Position',[271.875 -103.125 9.375 9.375], 'FaceColor',[1 1 1]);
rectangle('Position',[262.5 -112.5 9.375 9.375], 'FaceColor',[0 0 0]);
rectangle('Position',[271.875 -112.5 9.375 9.375], 'FaceColor',[1 1 1]);
rectangle('Position',[262.5 -121.875 9.375 9.375], 'FaceColor',[0 0 0]);
rectangle('Position',[271.875 -121.875 9.375 9.375], 'FaceColor',[1 1 1]);
rectangle('Position',[262.5 -131.25 9.375 9.375], 'FaceColor',[0 0 0]);
rectangle('Position',[271.875 -131.25 9.375 9.375], 'FaceColor',[1 1 1]);
rectangle('Position',[262.5 -140.625 9.375 9.375], 'FaceColor',[0 0 0]);
rectangle('Position',[271.875 -140.625 9.375 9.375], 'FaceColor',[1 1 1]);
rectangle('Position',[262.5 -150 9.375 9.375], 'FaceColor',[0 0 0]);
rectangle('Position',[271.875 -150 9.375 9.375], 'FaceColor',[1 1 1]);
rectangle('Position',[131.25 -271.875 9.375 9.375], 'FaceColor',[1 1 1]);
rectangle('Position',[140.625 -271.875 9.375 9.375], 'FaceColor',[1 1 1]);
rectangle('Position',[131.25 -281.25 9.375 9.375], 'FaceColor',[0 0 0]);
rectangle('Position',[140.625 -281.25 9.375 9.375], 'FaceColor',[0 0 0]);
rectangle('Position',[150 -271.875 9.375 9.375], 'FaceColor',[1 1 1]);
rectangle('Position',[159.375 -271.875 9.375 9.375], 'FaceColor',[1 1 1]);
rectangle('Position',[150 -281.25 9.375 9.375], 'FaceColor',[0 0 0]);
rectangle('Position',[159.375 -281.25 9.375 9.375], 'FaceColor',[0 0 0]);
rectangle('Position',[318.75 -421.875 9.375 9.375], 'FaceColor',[1 1 1]);
rectangle('Position',[328.125 -421.875 9.375 9.375], 'FaceColor',[0 0 0]);
rectangle('Position',[318.75 -431.25 9.375 9.375], 'FaceColor',[1 1 1]);
rectangle('Position',[328.125 -431.25 9.375 9.375], 'FaceColor',[0 0 0]);
rectangle('Position',[318.75 -440.625 9.375 9.375], 'FaceColor',[1 1 1]);
rectangle('Position',[328.125 -440.625 9.375 9.375], 'FaceColor',[0 0 0]);
rectangle('Position',[318.75 -450 9.375 9.375], 'FaceColor',[1 1 1]);
rectangle('Position',[328.125 -450 9.375 9.375], 'FaceColor',[0 0 0]);
rectangle('Position',[450 -421.875 9.375 9.375], 'FaceColor',[1 1 1]);
rectangle('Position',[459.375 -421.875 9.375 9.375], 'FaceColor',[1 1 1]);
rectangle('Position',[450 -431.25 9.375 9.375], 'FaceColor',[0 0 0]);
rectangle('Position',[459.375 -431.25 9.375 9.375], 'FaceColor',[0 0 0]);
rectangle('Position',[468.75 -421.875 9.375 9.375], 'FaceColor',[1 1 1]);
rectangle('Position',[478.125 -421.875 9.375 9.375], 'FaceColor',[1 1 1]);
rectangle('Position',[468.75 -431.25 9.375 9.375], 'FaceColor',[0 0 0]);
rectangle('Position',[478.125 -431.25 9.375 9.375], 'FaceColor',[0 0 0]);
rectangle('Position',[487.5 -421.875 9.375 9.375], 'FaceColor',[1 1 1]);
rectangle('Position',[496.875 -421.875 9.375 9.375], 'FaceColor',[1 1 1]);
rectangle('Position',[487.5 -431.25 9.375 9.375], 'FaceColor',[0 0 0]);
rectangle('Position',[496.875 -431.25 9.375 9.375], 'FaceColor',[0 0 0]);
rectangle('Position',[506.25 -421.875 9.375 9.375], 'FaceColor',[1 1 1]);
rectangle('Position',[515.625 -421.875 9.375 9.375], 'FaceColor',[1 1 1]);
rectangle('Position',[506.25 -431.25 9.375 9.375], 'FaceColor',[0 0 0]);
rectangle('Position',[515.625 -431.25 9.375 9.375], 'FaceColor',[0 0 0]);
rectangle('Position',[525 -421.875 9.375 9.375], 'FaceColor',[1 1 1]);
rectangle('Position',[534.375 -421.875 9.375 9.375], 'FaceColor',[1 1 1]);
rectangle('Position',[525 -431.25 9.375 9.375], 'FaceColor',[0 0 0]);
rectangle('Position',[534.375 -431.25 9.375 9.375], 'FaceColor',[0 0 0]);
rectangle('Position',[543.75 -421.875 9.375 9.375], 'FaceColor',[1 1 1]);
rectangle('Position',[553.125 -421.875 9.375 9.375], 'FaceColor',[1 1 1]);
rectangle('Position',[543.75 -431.25 9.375 9.375], 'FaceColor',[0 0 0]);
rectangle('Position',[553.125 -431.25 9.375 9.375], 'FaceColor',[0 0 0]);
rectangle('Position',[562.5 -421.875 9.375 9.375], 'FaceColor',[1 1 1]);
rectangle('Position',[571.875 -421.875 9.375 9.375], 'FaceColor',[1 1 1]);
rectangle('Position',[562.5 -431.25 9.375 9.375], 'FaceColor',[0 0 0]);
rectangle('Position',[571.875 -431.25 9.375 9.375], 'FaceColor',[0 0 0]);
rectangle('Position',[318.75 -459.375 9.375 9.375], 'FaceColor',[1 1 1]);
rectangle('Position',[328.125 -459.375 9.375 9.375], 'FaceColor',[0 0 0]);
rectangle('Position',[318.75 -468.75 9.375 9.375], 'FaceColor',[1 1 1]);
rectangle('Position',[328.125 -468.75 9.375 9.375], 'FaceColor',[0 0 0]);
rectangle('Position',[318.75 -478.125 9.375 9.375], 'FaceColor',[1 1 1]);
rectangle('Position',[328.125 -478.125 9.375 9.375], 'FaceColor',[0 0 0]);
rectangle('Position',[318.75 -487.5 9.375 9.375], 'FaceColor',[1 1 1]);
rectangle('Position',[328.125 -487.5 9.375 9.375], 'FaceColor',[0 0 0]);
rectangle('Position',[318.75 -496.875 9.375 9.375], 'FaceColor',[1 1 1]);
rectangle('Position',[328.125 -496.875 9.375 9.375], 'FaceColor',[0 0 0]);
rectangle('Position',[318.75 -506.25 9.375 9.375], 'FaceColor',[1 1 1]);
rectangle('Position',[328.125 -506.25 9.375 9.375], 'FaceColor',[0 0 0]);
rectangle('Position',[318.75 -515.625 9.375 9.375], 'FaceColor',[1 1 1]);
rectangle('Position',[328.125 -515.625 9.375 9.375], 'FaceColor',[0 0 0]);
rectangle('Position',[318.75 -525 9.375 9.375], 'FaceColor',[1 1 1]);
rectangle('Position',[328.125 -525 9.375 9.375], 'FaceColor',[0 0 0]);
rectangle('Position',[318.75 -534.375 9.375 9.375], 'FaceColor',[1 1 1]);
rectangle('Position',[328.125 -534.375 9.375 9.375], 'FaceColor',[0 0 0]);
rectangle('Position',[318.75 -543.75 9.375 9.375], 'FaceColor',[1 1 1]);
rectangle('Position',[328.125 -543.75 9.375 9.375], 'FaceColor',[0 0 0]);
rectangle('Position',[318.75 -553.125 9.375 9.375], 'FaceColor',[1 1 1]);
rectangle('Position',[328.125 -553.125 9.375 9.375], 'FaceColor',[0 0 0]);
rectangle('Position',[318.75 -562.5 9.375 9.375], 'FaceColor',[1 1 1]);
rectangle('Position',[328.125 -562.5 9.375 9.375], 'FaceColor',[0 0 0]);
rectangle('Position',[318.75 -571.875 9.375 9.375], 'FaceColor',[1 1 1]);
rectangle('Position',[328.125 -571.875 9.375 9.375], 'FaceColor',[0 0 0]);
rectangle('Position',[318.75 -581.25 9.375 9.375], 'FaceColor',[1 1 1]);
rectangle('Position',[328.125 -581.25 9.375 9.375], 'FaceColor',[0 0 0]);
X=[560,543.75,487.5,487.5,431.25,431.25,403.125,384.375,365.625,346.875,328.125,309.375,290.625,271.875,243.75,206.25,168.75,112.5,93.75,93.75,56.25,40];
Y=[-40,-56.25,-112.5,-187.5,-243.75,-281.25,-309.375,-328.125,-328.125,-328.125,-328.125,-328.125,-328.125,-328.125,-318.75,-281.25,-243.75,-187.5,-131.25,-93.75,-56.25,-40];
hold on;
plot(X,Y,'r');
legend('861.44','Location','southoutside');
